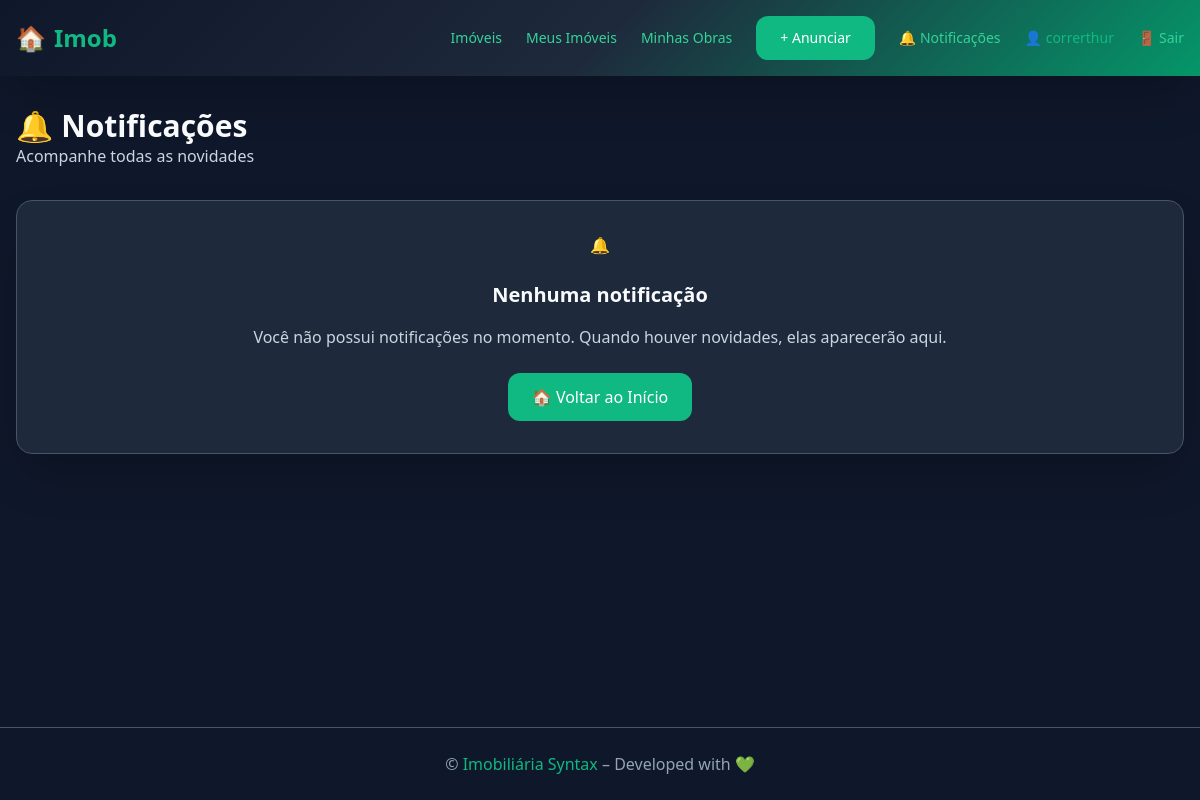
The page /notificacoes/ (signed in) on the database as committed earlier.
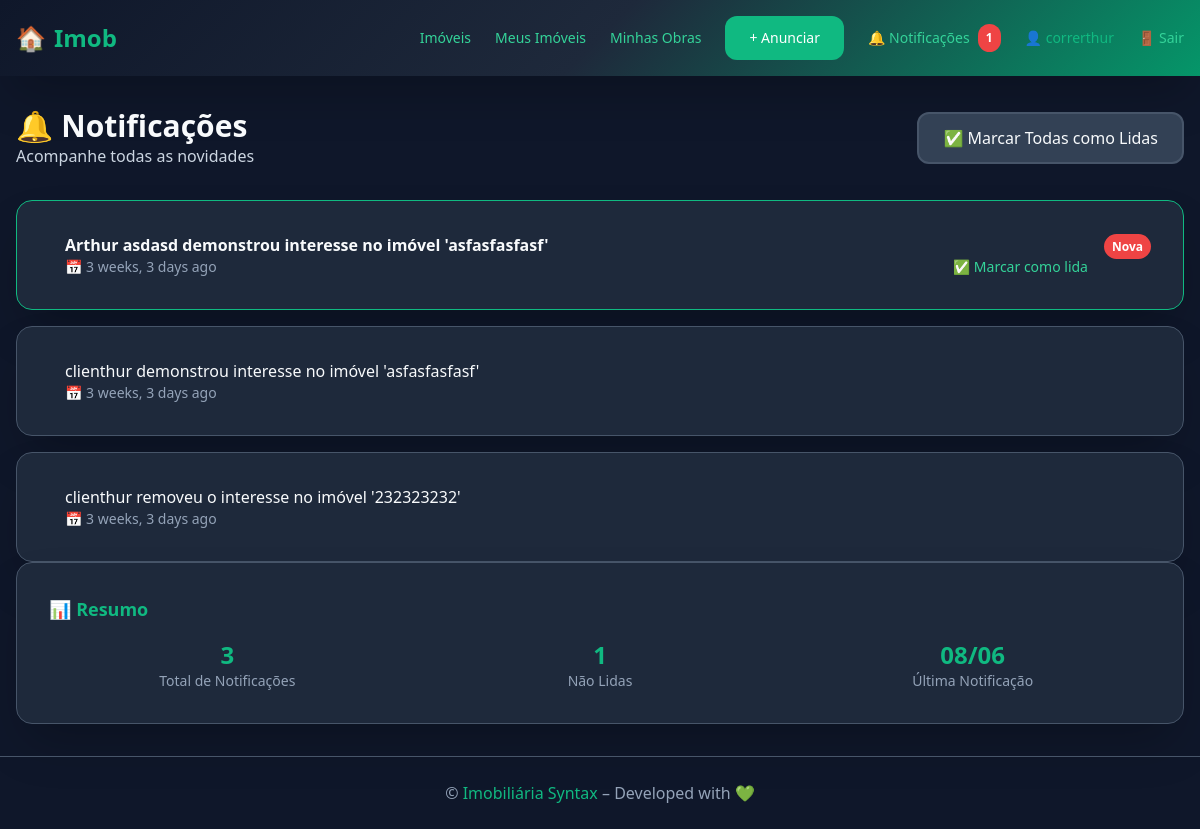
The same page on the database as committed later.
### core/models.py (models this page shows)
class Notificacao(models.Model):
    user   = models.ForeignKey('users.User', on_delete=models.CASCADE)
    mensagem  = models.CharField(max_length=255)
    lida      = models.BooleanField(default=False)
    created_at= models.DateTimeField(auto_now_add=True)

### core/views.py (the view)
# urls.py: path("notificacoes/", NotificacoesView.as_view(), name="notifications"),
class NotificacoesView(LoginRequiredMixin, TemplateView):
    template_name = "core/notifications.html"
    def get_context_data(self, **kwargs):
        ctx = super().get_context_data(**kwargs)
        ctx["notificacoes"] = Notificacao.objects.filter(
            user=self.request.user
        ).order_by("-created_at")
        return ctx

### core/context_processors.py (called while the page is built)
def badge_notifs(request):
    if request.user.is_authenticated:
        qtd = Notificacao.objects.filter(user=request.user, lida=False).count()
        return {"notif_novas": qtd}
    return {}

### templates/core/notifications.html (shortened to what this page needs)
{% extends "base.html" %}
{% load humanize %}
{% block content %}
<div class="animate-fade-in">
  <div class="flex justify-between items-center mb-8">
    <div>
      <h1 class="text-3xl font-bold text-primary">🔔 Notificações</h1>
      <p class="text-secondary">Acompanhe todas as novidades</p>
    </div>
    {% if notificacoes %}
      <a href="{% url 'notifs_ler_todas' %}" class="btn-secondary">
        ✅ Marcar Todas como Lidas
      </a>
    {% endif %}
  </div>
  {% if notificacoes %}
    <div class="space-y-4">
      {% for n in notificacoes %}
        <div class="card {% if not n.lida %}ring-2{% endif %}"
             style="{% if not n.lida %}border-color: var(--accent-green);{% endif %}">
          <div class="flex gap-4">
            <div class="flex-1">
              <p class="text-primary {% if not n.lida %}font-semibold{% endif %}">
                {{ n.mensagem }}
              </p>
              <div class="flex justify-between items-center mt-2">
                <span class="text-muted text-sm">
                  📅 {{ n.created_at|naturaltime }}
                </span>
                {% if not n.lida %}
                  <a href="{% url 'notifs_ler' n.pk %}"
                     class="link-green text-sm hover:underline">
                    ✅ Marcar como lida
                  </a>
                {% endif %}
              </div>
            </div>
            {% if not n.lida %}
              <div class="flex-shrink-0">
                <span class="notification-badge">Nova</span>
              </div>
            {% endif %}
          </div>
        </div>
      {% endfor %}
    </div>
    <div class="card mt-8">
      <h3 class="text-lg font-semibold text-accent mb-4">📊 Resumo</h3>
      <div class="grid gap-4 grid-cols-1 md:grid-cols-3">
        <div class="text-center">
          <div class="text-2xl font-bold text-accent">{{ notificacoes|length }}</div>
          <div class="text-sm text-muted">Total de Notificações</div>
        </div>
        <div class="text-center">
          <div class="text-2xl font-bold text-accent">
            {% for n in notificacoes %}{% if not n.lida %}1{% endif %}{% empty %}0{% endfor %}
          </div>
          <div class="text-sm text-muted">Não Lidas</div>
        </div>
        <div class="text-center">
          <div class="text-2xl font-bold text-accent">
            {{ notificacoes.0.created_at|date:"d/m" }}
          </div>
          <div class="text-sm text-muted">Última Notificação</div>
        </div>
      </div>
    </div>
  {% else %}
    <div class="card text-center py-12">
      <div class="text-6xl mb-6">🔔</div>
      <h3 class="text-xl font-semibold text-primary mb-4">Nenhuma notificação</h3>
      <p class="text-secondary mb-6">
        Você não possui notificações no momento. Quando houver novidades, elas aparecerão aqui.
      </p>
      <a href="{% url 'home' %}" class="btn-primary">
        🏠 Voltar ao Início
      </a>
    </div>
  {% endif %}
</div>
{% endblock %}

### templates/base.html (shortened to what this page needs)
{% load static %}
<!DOCTYPE html>
<html lang="pt-br">
<head>
  <link href="{% static 'output.css' %}" rel="stylesheet">
</head>
<body>
  <header class="header-gradient text-white shadow-2xl">
    <div class="container py-4 flex justify-between items-center">
      <a href="{% url 'home' %}" class="font-bold text-2xl flex items-center gap-2 hover-lift">
        🏠 <span class="text-accent">Imob</span>
      </a>
      <nav class="flex items-center gap-6 text-sm">
        {% if user.is_authenticated %}
          <a href="{% url 'imoveis' %}" class="link-green hover-lift">Imóveis</a>
          <a href="{% url 'meus_imoveis' %}" class="link-green hover-lift">Meus Imóveis</a>
          {% if user.perfil == 'CO' %}
            <a href="{% url 'works:meus' %}" class="link-green hover-lift">Minhas Obras</a>
          {% endif %}
          <a href="{% url 'imovel_novo' %}" class="btn-primary">+ Anunciar</a>
          <a href="{% url 'notifications' %}" class="link-green hover-lift flex items-center gap-2">
            🔔 Notificações
            {% if notif_novas %}
              <span class="notification-badge">{{ notif_novas }}</span>
            {% endif %}
          </a>
          <span class="text-accent">👤 {{ user.first_name|default:user.username }}</span>
          <form action="{% url 'logout' %}" method="post" style="display: inline;">
            <button type="submit" class="link-green hover-lift">🚪 Sair</button>
          </form>
        {% else %}
          <a href="{% url 'login' %}" class="btn-secondary">Entrar</a>
          <a href="{% url 'users:signup' %}" class="btn-primary">Criar Conta</a>
        {% endif %}
      </nav>
    </div>
  </header>
  <main class="flex-1 container py-8">
    {% block content %}{% endblock %}
  </main>
  <footer class="bg-secondary border-t border-border text-center py-6 text-muted">
    <div class="container">
      <p>© {{ now|date:"Y" }} <span class="text-accent">Imobiliária Syntax</span> – Developed with 💚</p>
    </div>
  </footer>
</body>
</html>

Rows that differ between the two databases and show on the page:
added Notificacao: mensagem "Arthur asdasd demonstrou interesse no imóvel 'asfasfasfasf'", created_at "3 weeks, 3 days ago", lida "✅ Marcar como lida", created_at "08/06"
added Notificacao: mensagem "clienthur demonstrou interesse no imóvel 'asfasfasfasf'", created_at "3 weeks, 3 days ago", shown under "🔔 Notificações"
added Notificacao: mensagem "clienthur removeu o interesse no imóvel '232323232'", created_at "3 weeks, 3 days ago", shown under "🔔 Notificações"
Other text that changed with them:
{{ notif_novas }}: (not shown) → "1"
{{ notificacoes|length }}: (not shown) → "3"
text no longer shown: "🔔 Nenhuma notificação Você não possui notificações no momento. Quando houver novidades, elas aparecerão aqui. 🏠 Voltar ao Início"
text now shown: "✅ Marcar Todas como Lidas 📊 Resumo Total de Notificações Não Lidas Última Notificação"
